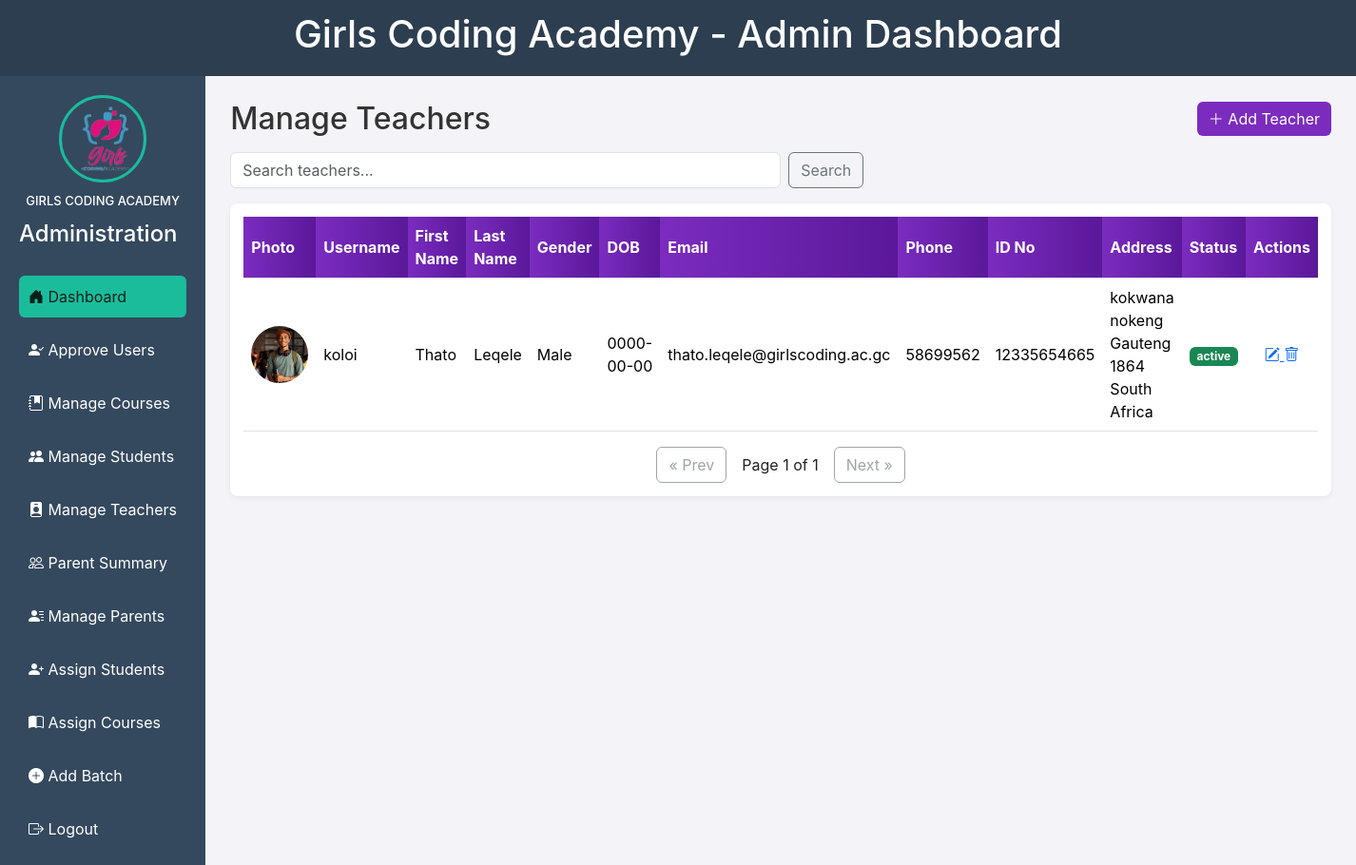
The page /teachers_wednesday.php (signed in) on the database its author committed.
### tables this page shows
CREATE TABLE `users` (
  `user_id` int(11) NOT NULL AUTO_INCREMENT,
  `firstName` varchar(100) DEFAULT NULL,
  `lastName` varchar(100) DEFAULT NULL,
  `email` varchar(100) DEFAULT NULL,
  `password` varchar(255) DEFAULT NULL,
  `username` varchar(50) DEFAULT NULL,
  `role` varchar(20) DEFAULT NULL,
  `gender` varchar(10) DEFAULT NULL,
  `dob` date DEFAULT NULL,
  `IDNumber` varchar(20) DEFAULT NULL,
  `phone` varchar(20) DEFAULT NULL,
  `document` varchar(255) DEFAULT NULL,
  `status` varchar(20) DEFAULT NULL,
  `address_id` int(11) DEFAULT NULL,
  `created_at` datetime DEFAULT NULL,
  `updated_at` datetime DEFAULT NULL,
  PRIMARY KEY (`user_id`),
  UNIQUE KEY `email` (`email`),
  UNIQUE KEY `username` (`username`),
  KEY `address_id` (`address_id`),
  CONSTRAINT `users_ibfk_1` FOREIGN KEY (`address_id`) REFERENCES `addresses` (`address_id`)
);

CREATE TABLE `teachers` (
  `teacher_id` int(11) NOT NULL AUTO_INCREMENT,
  `user_id` int(11) NOT NULL,
  `subject_speciality` varchar(255) DEFAULT NULL,
  `photo` varchar(255) DEFAULT 'NULL',
  PRIMARY KEY (`teacher_id`),
  KEY `user_id` (`user_id`),
  CONSTRAINT `teachers_ibfk_1` FOREIGN KEY (`user_id`) REFERENCES `users` (`user_id`) ON DELETE CASCADE
);

CREATE TABLE `addresses` (
  `address_id` int(11) NOT NULL AUTO_INCREMENT,
  `address1` varchar(255) DEFAULT NULL,
  `streetName` varchar(255) DEFAULT NULL,
  `postalCode` varchar(20) DEFAULT NULL,
  `district` varchar(100) DEFAULT NULL,
  `country` varchar(100) DEFAULT NULL,
  `created_at` datetime DEFAULT NULL,
  `updated_at` datetime DEFAULT NULL,
  PRIMARY KEY (`address_id`)
);

### teachers_wednesday.php (the view, shortened to what this page needs)
<?php
include("db.php");
$limit = 10;
$page = isset($_GET['page']) ? max(1,intval($_GET['page'])) : 1;
$offset = ($page-1)*$limit;
$search = isset($_GET['search']) ? trim($_GET['search']) : '';
if ($search) {
    $like = "%$search%";
    $stmt = $conn->prepare("
        SELECT u.*, t.teacher_id, t.photo, a.address1, a.streetName, a.postalCode, a.district, a.country
        FROM users u
        JOIN teachers t ON t.user_id = u.user_id
        LEFT JOIN addresses a ON u.address_id = a.address_id
        WHERE u.role='teacher' AND (u.username LIKE ? OR u.firstName LIKE ? OR u.lastName LIKE ?)
        ORDER BY u.created_at DESC
        LIMIT ? OFFSET ?
    ");
    $stmt->bind_param("sssii",$like,$like,$like,$limit,$offset);
    $stmt->execute();
    $teachers = $stmt->get_result();
    $stmt->close();
    $stmt = $conn->prepare("SELECT COUNT(*) AS total FROM users WHERE role='teacher' AND (username LIKE ? OR firstName LIKE ? OR lastName LIKE ?)");
    $stmt->bind_param("sss",$like,$like,$like);
    $stmt->execute();
    $total_row = $stmt->get_result()->fetch_assoc();
    $stmt->close();
} else {
    $teachers_q = "
        SELECT u.*, t.teacher_id, t.photo, a.address1, a.streetName, a.postalCode, a.district, a.country
        FROM users u
        JOIN teachers t ON t.user_id = u.user_id
        LEFT JOIN addresses a ON u.address_id = a.address_id
        WHERE u.role='teacher'
        ORDER BY u.created_at DESC
        LIMIT $limit OFFSET $offset
    ";
    $teachers = $conn->query($teachers_q);
    $total_result = $conn->query("SELECT COUNT(*) AS total FROM users WHERE role='teacher'");
    $total_row = $total_result->fetch_assoc();
}
$total_pages = ceil($total_row['total'] / $limit);
?>
<!DOCTYPE html>
<html lang="en">
<head>
<link href="https://cdn.jsdelivr.net/npm/bootstrap@5.3.2/dist/css/bootstrap.min.css" rel="stylesheet" />
<link href="https://cdn.jsdelivr.net/npm/bootstrap-icons@1.11.3/font/bootstrap-icons.css" rel="stylesheet" />
</head>
<body>
<header>
  <h1>Girls Coding Academy - Admin Dashboard</h1>
</header>
<div class="layout">
  <aside class="sidebar">
    <img src="admin.png" alt="Admin" />
    <h3>GIRLS CODING ACADEMY</h3>
<nav class="nav">
    <h4 class="text-center mb-4">Administration</h4>
    <a href="admin_dashboard.php" class="active"><i class="bi bi-house-door-fill"></i> Dashboard</a>
    <a href="approve_users.php"><i class="bi bi-person-check-fill"></i> Approve Users</a>
    <a href="manage_courses.php"><i class="bi bi-journal-bookmark-fill"></i> Manage Courses</a>
    <a href="manage_students.php"><i class="bi bi-people-fill"></i> Manage Students</a>
    <a href="manage_teachers.php"><i class="bi bi-person-badge-fill"></i> Manage Teachers</a>
    <a href="parents_summary.php"><i class="bi bi-people"></i> Parent Summary</a>
    <a href="manage_parents.php"><i class="bi bi-person-lines-fill"></i> Manage Parents</a>
    <a href="assign_parent_student.php"><i class="bi bi-person-plus-fill"></i> Assign Students</a>
    <a href="course_assignment.php"><i class="bi bi-book-half"></i> Assign Courses</a>
    <a href="add_batch.php"><i class="bi bi-plus-circle-fill"></i> Add Batch</a>
    <a href="logout.php"><i class="bi bi-box-arrow-right"></i> Logout</a>
</nav>
  </aside>
  <main class="main">
    <div class="top-row">
      <h2 style="margin:0;color:#333">Manage Teachers</h2>
      <div>
        <button class="btn btn-primary" onclick="openModal();"><i class="bi bi-plus-lg"></i> Add Teacher</button>
      </div>
    </div>
    <form method="get" class="mb-3 d-flex gap-2">
      <input type="text" name="search" placeholder="Search teachers..." value="<?= htmlspecialchars($search) ?>" class="form-control w-50" />
      <button type="submit" class="btn btn-outline-secondary">Search</button>
    </form>
    <div class="table-card">
      <table class="table table-hover align-middle">
        <thead>
          <tr>
            <th>Photo</th><th>Username</th><th>First Name</th><th>Last Name</th><th>Gender</th><th>DOB</th><th>Email</th><th>Phone</th><th>ID No</th><th>Address</th><th>Status</th><th class="text-center">Actions</th>
          </tr>
        </thead>
        <tbody>
<?php while ($t = $teachers->fetch_assoc()):
    $json = json_encode($t, JSON_HEX_TAG|JSON_HEX_AMP|JSON_HEX_APOS|JSON_HEX_QUOT);
?>
          <tr>
            <td style="text-align:center; width: 100px;">
              <?php if (!empty($t['photo']) && file_exists($t['photo'])): ?>
                <img src="<?= htmlspecialchars($t['photo']) ?>" alt="Photo" style="width:60px;height:60px;object-fit:cover;border-radius:50%;" />
              <?php else: ?>
                <div class="placeholder-photo">No Photo</div>
              <?php endif; ?>
            </td>
            <td><?= htmlspecialchars($t['username']) ?></td>
            <td><?= htmlspecialchars($t['firstName']) ?></td>
            <td><?= htmlspecialchars($t['lastName']) ?></td>
            <td><?= htmlspecialchars($t['gender']) ?></td>
            <td><?= htmlspecialchars($t['dob']) ?></td>
            <td><?= htmlspecialchars($t['email']) ?></td>
            <td><?= htmlspecialchars($t['phone']) ?></td>
            <td><?= htmlspecialchars($t['IDNumber']) ?></td>
            <td><?= htmlspecialchars(trim(($t['address1']??'').' '.($t['streetName']??'').' '.($t['district']??'').' '.($t['postalCode']??'').' '.($t['country']??''))) ?></td>
            <td><span class="badge <?= $t['status']=='active' ? 'bg-success' : 'bg-secondary' ?>"><?= htmlspecialchars($t['status']) ?></span></td>
            <td class="text-center">
              <a href="#" class="action-icons" title="Edit" onclick='editTeacher(<?= $json ?>); return false;'>
                <i class="bi bi-pencil-square"></i>
              </a>
              <a href="?delete=<?= intval($t['user_id']) ?>" class="action-icons" title="Delete" onclick="return confirm('Delete this teacher?')">
                <i class="bi bi-trash"></i>
              </a>
            </td>
          </tr>
<?php endwhile; ?>
        </tbody>
      </table>
      <div class="pagination d-flex justify-content-center gap-3 mt-3">
<?php
$qs = $search ? "&search=".urlencode($search) : "";
if ($page > 1):
?>
        <a class="btn btn-outline-secondary" href="?page=<?= $page - 1 . $qs ?>">&laquo; Prev</a>
<?php else: ?>
        <span class="btn btn-outline-secondary disabled">&laquo; Prev</span>
<?php endif; ?>
        <span class="align-self-center">Page <?= $page ?> of <?= $total_pages ?></span>
<?php if ($page < $total_pages): ?>
        <a class="btn btn-outline-secondary" href="?page=<?= $page + 1 . $qs ?>">Next &raquo;</a>
<?php else: ?>
        <span class="btn btn-outline-secondary disabled">Next &raquo;</span>
<?php endif; ?>
      </div>
    </div>
  </main>
</div>
</body>
</html>

### teachers_wednesday.php (style rules this page uses)
:root { --primary:#7b2cbf; --accent:#5a189a; --muted:#f4f4f8; --card:#ffffff; --text:#222; }
* { box-sizing:border-box }
body { font-family:Inter,Arial,Helvetica,sans-serif;margin:0;background:var(--muted);color:var(--text) }
header { background: #2c3e50; color: white; padding: 12px; text-align: center; }
.layout { display:flex;min-height:calc(100vh - 56px) }
.sidebar { width:220px;background:#34495e;padding:20px;display:flex;flex-direction:column;align-items:center;color:#fff }
.sidebar img { width:92px;height:92px;border-radius:50%;object-fit:cover;border:3px solid #1abc9c;margin-bottom:12px }
.sidebar h3 { font-size:13px;margin:0 0 12px }
.nav a { width:100%;display:block;color:#fff;text-decoration:none;padding:10px;border-radius:6px;margin:6px 0;text-align:left }
.nav a.active, .nav a:hover { background:#1abc9c;color:#062018 }
.main { flex:1;padding:26px }
.top-row { display:flex;justify-content:space-between;align-items:center;gap:12px;margin-bottom:16px }
.btn-primary { background:var(--primary);border:0 }
.table-card { background:var(--card);padding:14px;border-radius:8px;box-shadow:0 2px 6px rgba(0,0,0,0.06) }
.table thead th { background:linear-gradient(90deg,var(--primary),var(--accent));color:#fff }
.table td, .table th { vertical-align:middle }

### rows shown on the page
users: teachers.photo (picture), username "koloi", firstName "Thato", lastName "Leqele", gender "Male", dob "0000-00-00", email "thato.leqele@girlscoding.ac.gc", phone "58699562", IDNumber "12335654665", address.country "kokwana nokeng Gauteng 1864 South Africa", status "active"

### other values the page prints
$page "1"
$total_pages "1"
